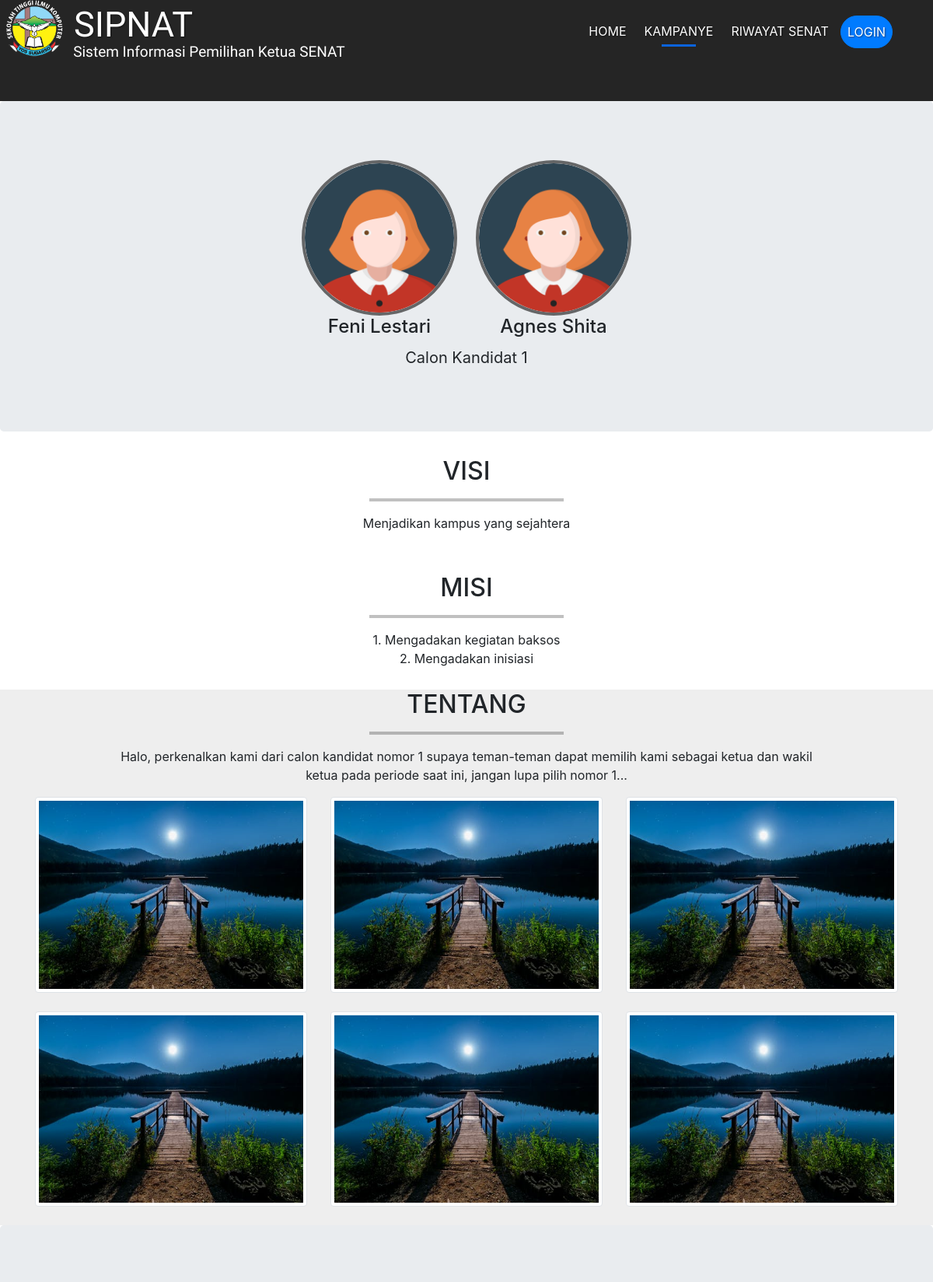
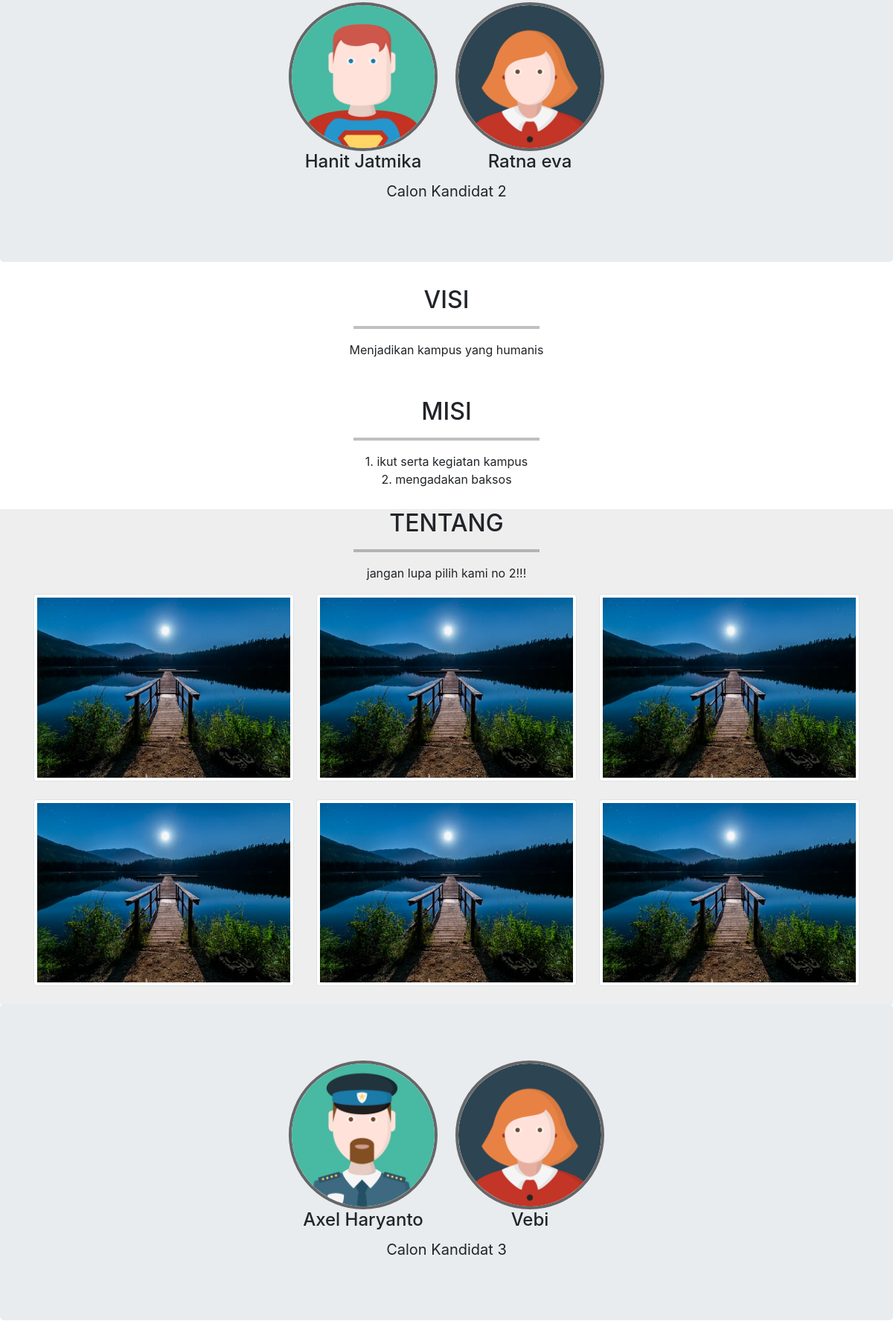
Screenshot of /index.php/home/kampanye (upper part) with the database file from the repository (2 pictures, top to bottom).
### tables this page shows
CREATE TABLE `kandidat` (
  `no_kandidat` int(20) NOT NULL,
  `nama` varchar(100) NOT NULL,
  `wakil` varchar(128) NOT NULL,
  `jk_ketua` varchar(1) NOT NULL,
  `jk_wakil` varchar(1) NOT NULL,
  `email_ketua` varchar(128) NOT NULL,
  `email_wakil` varchar(128) NOT NULL,
  `hp_ketua` varchar(15) NOT NULL,
  `hp_wakil` varchar(15) NOT NULL,
  `visi` varchar(500) NOT NULL,
  `misi` varchar(1000) NOT NULL,
  `foto_ketua` varchar(128) NOT NULL,
  `foto_wakil` varchar(128) NOT NULL,
  `uraian` varchar(500) NOT NULL,
  `jumlah_suara` int(11) NOT NULL
);

### application/controllers/Home.php (called while the page is built, shortened)
<?php
class Home extends CI_Controller
{
    public function kampanye()
    {
        $data['kandidat'] = $this->db->get('kandidat')->result_array();
        $this->load->view('kampanye', $data);
    }
}

### index.php (called while the page is built, shortened)
<?php
require_once BASEPATH.'core/CodeIgniter.php';

### application/views/kampanye.php (the view, shortened to what this page needs)
<!doctype html>
<html lang="en">
<head>
    <link rel="stylesheet" href="../assets/css/reset.css">
    <link rel="stylesheet" href="https://stackpath.bootstrapcdn.com/bootstrap/4.3.1/css/bootstrap.min.css">
    <link rel="stylesheet" href="https://use.fontawesome.com/releases/v5.7.0/css/all.css">
    <link rel="stylesheet" href="<?= base_url('assets/css/kampanye.css') ?>">
</head>
<body>
    <nav class="navbar  navbar-dark bg-dark navbar-expand-lg sticky-top">
        <div class="container mb-5">
            <img class="logo" src="<?= base_url('assets/img/logostikom.png') ?>">
            <a class="navbar-brand page-scroll" href="#home">SIPNAT</a>
            <h1 class="navbar-brand2">Sistem Informasi Pemilihan Ketua SENAT</h1>
            <div class="collapse navbar-collapse" id="navbarNavAltMarkup">
                <div class="navbar-nav ml-auto">
                    <a class="nav-item nav-link  page-scroll" href="<?= base_url('home') ?>">Home <span class="sr-only"></span></a>
                    <a class="nav-item nav-link active" href="<?= base_url('home/kampanye'); ?>">Kampanye</a>
                    <a class="nav-item nav-link" href="<?= base_url('home/riwayatsenat'); ?>">Riwayat Senat</a>
                    <li class="nav-item dropdown">
                        <a class="nav-link nav-item nav-link btn btn-primary text-white tombol " href="#" id="navbarDropdownMenuLink" role="button" data-toggle="dropdown" aria-haspopup="true" aria-expanded="false">
                            Login
                        </a>
                    </li>
                </div>
            </div>
        </div>
    </nav>
    <?php foreach ($kandidat as $kan) : ?>
        <div class="jumbotron text-center">
            <div class="row justify-content-center">
                <div class="col- " style="padding: 12px;">
                    <img src="<?= base_url('assets/img/profile/kandidat/') . $kan['foto_ketua']; ?>" class="rounded-circle img-fluid" alt="">
                    <h4><?= $kan['nama']; ?></h4>
                </div>
                <div class="col- " style="padding: 12px;">
                    <img src="<?= base_url('assets/img/profile/kandidat/') . $kan['foto_wakil']; ?>" class="rounded-circle img-fluid" alt="">
                    <h4><?= $kan['wakil']; ?></h4>
                </div>
            </div>
            <div class="row justify-content-center">
                <div class="col- status">
                    <p>Calon Kandidat <?= $kan['no_kandidat']; ?></p>
                </div>
            </div>
        </div>
        <section class="visi" id="visi">
            <div class="container">
                <div class="row justify-content-center">
                    <div class="col-12">
                        <h2 class="text-center">VISI</h2>
                        <hr>
                    </div>
                </div>
                <div class="row justify-content-center">
                    <div class="col-sm-9 text-center">
                        <p><?= $kan['visi']; ?></p>
                    </div>
                </div>
            </div>
        </section>
        <section class="misi" id="misi">
            <div class="container">
                <div class="row justify-content-center">
                    <div class="col-12">
                        <h2 class="text-center">MISI</h2>
                        <hr>
                    </div>
                </div>
                <div class="row justify-content-center">
                    <div class="col-sm-6 text-center">
                        <p><?= $kan['misi']; ?></p>
                    </div>
                </div>
            </div>
        </section>
        <section class="tentang" id="tentang">
            <div class="container">
                <div class="row justify-content-center">
                    <div class="col-12">
                        <h2 class="text-center">TENTANG</h2>
                        <hr>
                    </div>
                </div>
                <div class="row justify-content-center">
                    <div class="col-sm-10 text-center">
                        <p><?= $kan['uraian']; ?></p>
                    </div>
                </div>
                <div class="row">
                    <div class="col-sm-4  mb-4">
                        <img class="img-fluid img-thumbnail" src="<?= base_url('assets/img/2.jpeg') ?>" alt="">
                    </div>
                    <div class="col-sm-4 mb-4">
                        <img class="img-fluid img-thumbnail" src="<?= base_url('assets/img/2.jpeg') ?>" alt="">
                    </div>
                    <div class="col-sm-4 mb-4">
                        <img class="img-fluid img-thumbnail" src="<?= base_url('assets/img/2.jpeg') ?>" alt="">
                    </div>
                    <div class="col-sm-4 mb-4">
                        <img class="img-fluid img-thumbnail" src="<?= base_url('assets/img/2.jpeg') ?>" alt="">
                    </div>
                    <div class="col-sm-4 mb-4">
                        <img class="img-fluid img-thumbnail" src="<?= base_url('assets/img/2.jpeg') ?>" alt="">
                    </div>
                    <div class="col-sm-4 mb-4">
                        <img class="img-fluid img-thumbnail" src="<?= base_url('assets/img/2.jpeg') ?>" alt="">
                    </div>
                </div>
            </div>
        </section>
    <?php endforeach; ?>
</body>
</html>

### assets/css/kampanye.css (style rules this page uses)
html { position: relative; }
body { margin-bottom: 100px; }
.navbar { padding-top: 10px; background-color: rgba(0, 0, 0, 0.856) !important; }
.nav-item { color: #ffffff !important; }
.navbar-brand { font: 40px Viga; z-index: 9; margin-bottom: -13px; margin-top: -17px; margin-left: 70px; color: #ffffff !important; }
.navbar-brand2 { font: 12px Catamaran; z-index: 9; margin-bottom: -40px; margin-left: -195px; color: #ffffff !important; }
.logo { margin: -35px -85px -40px 65px; float: left; height: 50px; text-shadow: 1px 1px 1px rgba(0, 0, 0, 0.2); text-align: center; }
.jumbotron img { width: 150px; border: 4px solid #232323a9; }
.status p { font-size: 20px; margin-top: -10px; font-weight: 400; }
hr { border-top: 4px solid #0000003f; width: 250px; }
.tentang { background-color: #eee; }
section { min-height: 150px; }
.tombol { border-radius: 40px; text-transform: uppercase; }
@media (min-width: 992px) { .navbar { padding-top: 20px; padding-bottom: 20px; z-index: 99; background-color: rgb(0, 0, 0); } }
@media (min-width: 992px) { .navbar-brand { font: 45px Viga; z-index: 9; margin-left: 40px; margin-bottom: -10px; margin-top: -30px; } }
@media (min-width: 992px) { .navbar-brand2 { font: 19px Catamaran; z-index: 9; margin-bottom: -50px; margin-left: -170px; color: #ffffffc4; } }
@media (min-width: 992px) { .logo { margin: -50px -30px -40px -40px; float: left; height: 80px; text-shadow: 1px 1px 1px rgba(0, 0, 0, 0.2); text-align: center; } }
@media (min-width: 992px) { .navbar-brand, .nav-link { color: white !important; text-shadow: 1px 1px 2px rgba(0, 0, 0, 0.5) } }
@media (min-width: 992px) { .nav-link { text-transform: uppercase; margin-right: 7px; } }
@media (min-width: 992px) { .nav-link:hover::after, .nav-link.active::after { content: ''; display: block; border-bottom: 3px solid #0B63DC; margin: auto; margin-bottom: -8px; width: 50%; padding-top: 5px; } }
@media (min-width: 992px) { .jumbotron img { width: 200px; } }

### rows the page displays
kandidat: foto_ketua (picture), nama "Feni Lestari", foto_wakil (picture), wakil "Agnes Shita", no_kandidat "1", visi "Menjadikan kampus yang sejahtera", misi "1. Mengadakan kegiatan baksos 2. Mengadakan inisiasi", uraian "Halo, perkenalkan kami dari calon kandidat nomor 1 supaya teman-teman dapat memilih kami sebagai ketua dan wakil ketua pada periode saat ini, jangan lupa pilih nomor 1..."
kandidat: foto_ketua (picture), nama "Hanit Jatmika", foto_wakil (picture), wakil "Ratna eva", no_kandidat "2", visi "Menjadikan kampus yang humanis", misi "1. ikut serta kegiatan kampus 2. mengadakan baksos", uraian "jangan lupa pilih kami no 2!!!"
kandidat: foto_ketua (picture), nama "Axel Haryanto", foto_wakil (picture), wakil "Vebi", no_kandidat "3"
